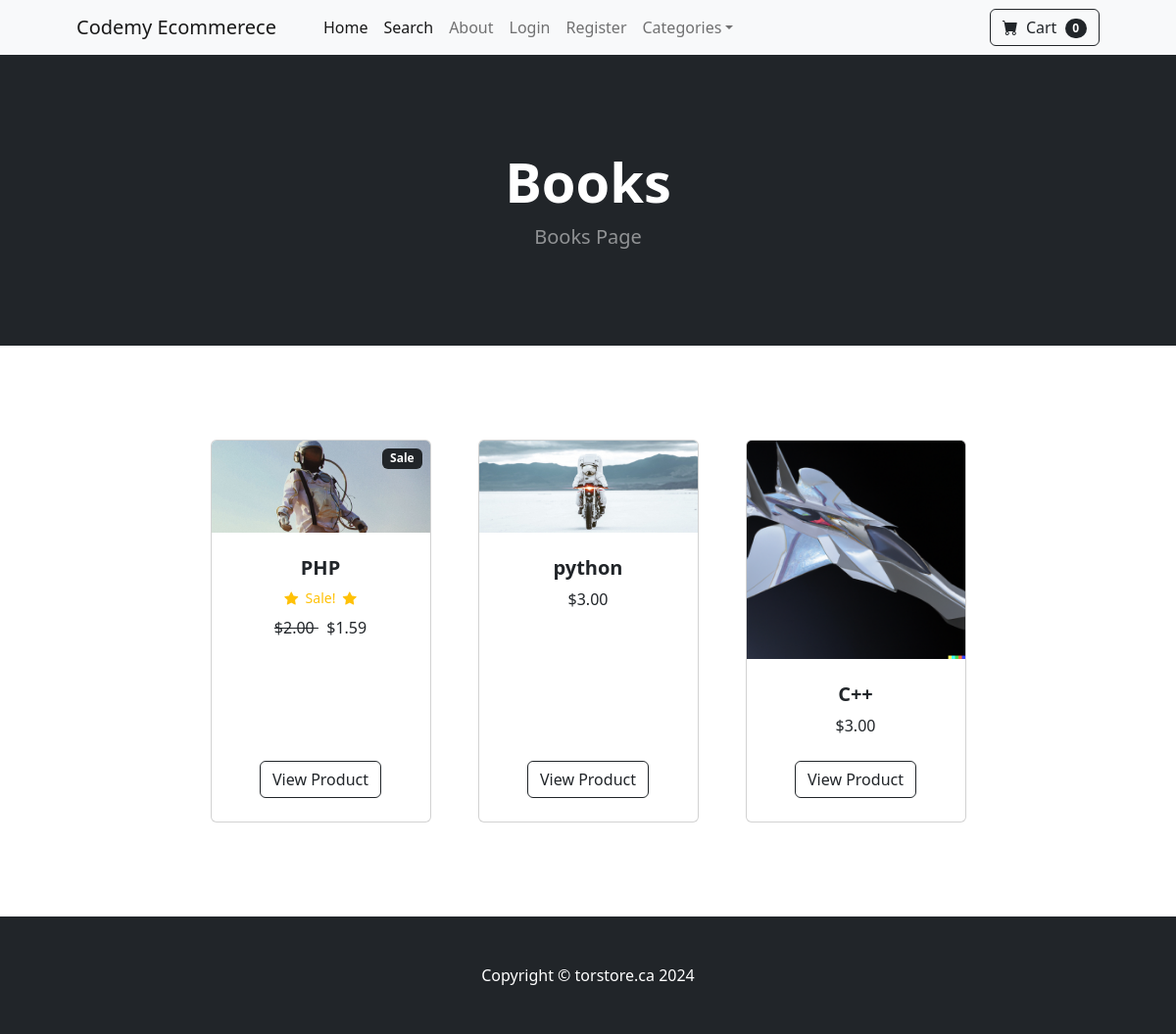
/category/Books, run on the app's committed database.
### store/models.py (models this page shows, shortened)
class Category(models.Model):
    name = models.CharField(max_length=50)
    def __str__(self):
        return self.name
    class Meta:
        verbose_name_plural = 'categories'

class Product(models.Model):
    name = models.CharField(max_length=100)
    price = models.DecimalField(default=0, decimal_places=2, max_digits=6)
    category = models.ForeignKey(Category, on_delete=models.CASCADE, default=1)
    description = models.CharField(max_length=250, default='', blank=True, null=True)
    image = models.ImageField(upload_to='uploads/product/')
    is_sale = models.BooleanField(default=False)
    sale_price = models.DecimalField(default=0, decimal_places=2, max_digits=6)

### store/views.py (the view)
# urls.py: path('category/<str:foo>', views.category, name='category'),
def category(request, foo):
    foo = foo.replace('-', ' ')
    try:
        category = Category.objects.get(name=foo)
        products = Product.objects.filter(category=category)
        return render(request, 'category.html', {'category':category, 'products':products})
    except:
        messages.success(request, ("That Category Doesn't Exist..."))
        return redirect('home')

### cart/cart.py (called while the page is built)
    def __len__(self):
        return len(self.cart)

### cart/context_processors.py (called while the page is built)
def cart(request):
    return {'cart': Cart(request)}

### store/templates/category.html
{% extends 'base.html' %} {% block content %}
<header class="bg-dark py-5">
	<div class="container px-4 px-lg-5 my-5">
		<div class="text-center text-white">
			<h1 class="display-4 fw-bolder">{{ category }}</h1>
			<p class="lead fw-normal text-white-50 mb-0">{{ category }} Page</p>
		</div>
	</div>
</header>
<section class="py-5">
	<div class="container px-4 px-lg-5 mt-5">
		<div
			class="row gx-4 gx-lg-5 row-cols-2 row-cols-md-3 row-cols-xl-4 justify-content-center"
		>
			{% for product in products %} {% if product.is_sale %}
			<div class="col mb-5">
				<div class="card h-100">
					<div
						class="badge bg-dark text-white position-absolute"
						style="top: 0.5rem; right: 0.5rem"
					>
						Sale
					</div>
					<img class="card-img-top" src="{{ product.image.url }}" alt="..." />
					<div class="card-body p-4">
						<div class="text-center">
							<h5 class="fw-bolder">{{ product.name }}</h5>
							<div
								class="d-flex justify-content-center small text-warning mb-2"
							>
								<div class="bi-star-fill"></div>
								&nbsp;&nbsp;Sale!&nbsp;&nbsp;
								<div class="bi-star-fill"></div>
							</div>
							<strike> ${{ product.price}} </strike>
							&nbsp; ${{ product.sale_price}}
						</div>
					</div>
					<div class="card-footer p-4 pt-0 border-top-0 bg-transparent">
						<div class="text-center">
							<a
								class="btn btn-outline-dark mt-auto"
								href="{% url 'product' product.id %}"
								>View Product</a
							>
						</div>
					</div>
				</div>
			</div>
			{% else %}
			<div class="col mb-5">
				<div class="card h-100">
					<img class="card-img-top" src="{{ product.image.url }}" alt="..." />
					<div class="card-body p-4">
						<div class="text-center">
							<h5 class="fw-bolder">{{ product.name }}</h5>
							${{ product.price}}
						</div>
					</div>
					<div class="card-footer p-4 pt-0 border-top-0 bg-transparent">
						<div class="text-center">
							<a
								class="btn btn-outline-dark mt-auto"
								href="{% url 'product' product.id %}"
								>View Product</a
							>
						</div>
					</div>
				</div>
			</div>
			{% endif %} {% endfor %}
		</div>
	</div>
</section>
{% endblock content %}

### data on the page
Category: name "Books"
Product: image (picture), name "PHP", price "2.00", sale_price "1.59"
Product: image (picture), name "python", price "3.00"
Product: image (picture), name "C++", price "3.00"

### other printed values
{{ cart|length }} "0"
